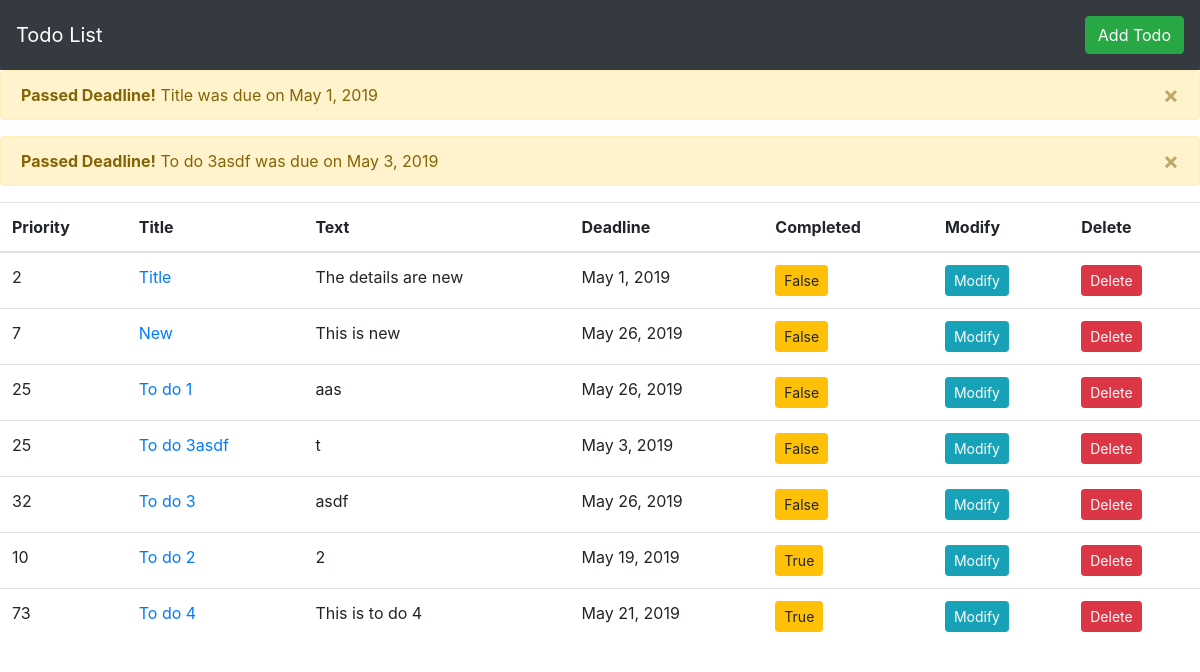
The page / on the database its author committed.
### todos/models.py (models this page shows, shortened)
class Todo(models.Model):
    priority = models.PositiveIntegerField(blank=True, null=True)
    title = models.CharField(max_length = 250)
    text = models.TextField()
    created_at = models.DateTimeField(default=datetime.now, blank = True)
    duedate = models.DateField(default = (datetime.now()+timedelta(days=7)), blank=True, null=True)
    completed = models.BooleanField(default = False)
    class Meta:
        ordering = ['completed', 'priority', 'title']
    def past_duedate(self):
        return date.today() > self.duedate

### todos/views.py (the view)
# urls.py: path('', TodoListView.as_view(), name = 'list'),
class TodoListView(ListView):
    model = Todo

### todos/templates/todos/todo_list.html (shortened to what this page needs)
{% extends 'base.html' %}
{% block content %}
{% for Todo in object_list %}
{%if Todo.completed == False%}
{%if Todo.past_duedate%}
<div class="alert alert-warning alert-dismissible fade show" role="alert">
  <strong>Passed Deadline!</strong> {{Todo.title}} was due on {{Todo.duedate}}
  <button type="button" class="close" data-dismiss="alert" aria-label="Close">
    <span aria-hidden="true">&times;</span>
  </button>
</div>
{%endif%}
{%endif%}
{% endfor %}
<table class='table'>
  <thead>
    <tr>
      <th scope='col'>Priority</th>
      <th scope='col'>Title</th>
      <th scope='col'>Text</th>
      <th scope='col'>Deadline</th>
      <th scope='col'>Completed</th>
      <th scope='col'>Modify</th>
      <th scope='col'>Delete</th>
    </tr>
  </thead>
  <tbody>
    {% for Todo in object_list %}
      <tr>
        <td>{{Todo.priority}}</td>
        <td><a href="{% url 'detail' pk=Todo.id%}">{{Todo.title}}</a></td>
        <td>{{Todo.text}}</td>
        <td>{{Todo.duedate}}</td>
        <td><a href="{% url 'complete' pk=Todo.id%}" class='btn btn-outline-sucess btn-warning  btn-sm'>{{Todo.completed}}</a></td>
        <td><a href="{% url 'update' pk=Todo.id%}" class='btn btn-sucess btn-info  btn-sm'>Modify</a></td>
        <td><a href="{% url 'delete' pk=Todo.id%}" class='btn btn-sucess btn-danger  btn-sm'>Delete</a></td>
      </tr>
    {% endfor %}
  </tbody>
</table>
{% endblock %}

### templates/base.html (shortened to what this page needs)
<!doctype html>
<html lang="en" dir = 'ltr'>
  <head>
    <link rel="stylesheet" href="https://stackpath.bootstrapcdn.com/bootstrap/4.3.1/css/bootstrap.min.css">
  </head>
  <nav class="navbar sticky-top navbar-dark bg-dark">
    <a class="navbar-brand" href="/todos">Todo List</a>
    <form class="form-inline">
      <a href="{% url 'add' %}"  class="btn btn-success my-2 my-sm-10" type="submit"> Add Todo </button> </a>
    </form>
  </nav>
  <body>
    {%block content%}
    {%endblock%}
  </body>
</html>

### rows shown on the page
Todo: title "Title", duedate "May 1, 2019", priority "2", text "The details are new", completed "False"
Todo: title "To do 3asdf", duedate "May 3, 2019", priority "25", text "t", completed "False"
Todo: priority "7", title "New", text "This is new", duedate "May 26, 2019", completed "False"
Todo: priority "25", title "To do 1", text "aas", duedate "May 26, 2019", completed "False"
Todo: priority "32", title "To do 3", text "asdf", duedate "May 26, 2019", completed "False"
Todo: priority "10", title "To do 2", text "2", duedate "May 19, 2019", completed "True"
Todo: priority "73", title "To do 4", text "This is to do 4", duedate "May 21, 2019", completed "True"
